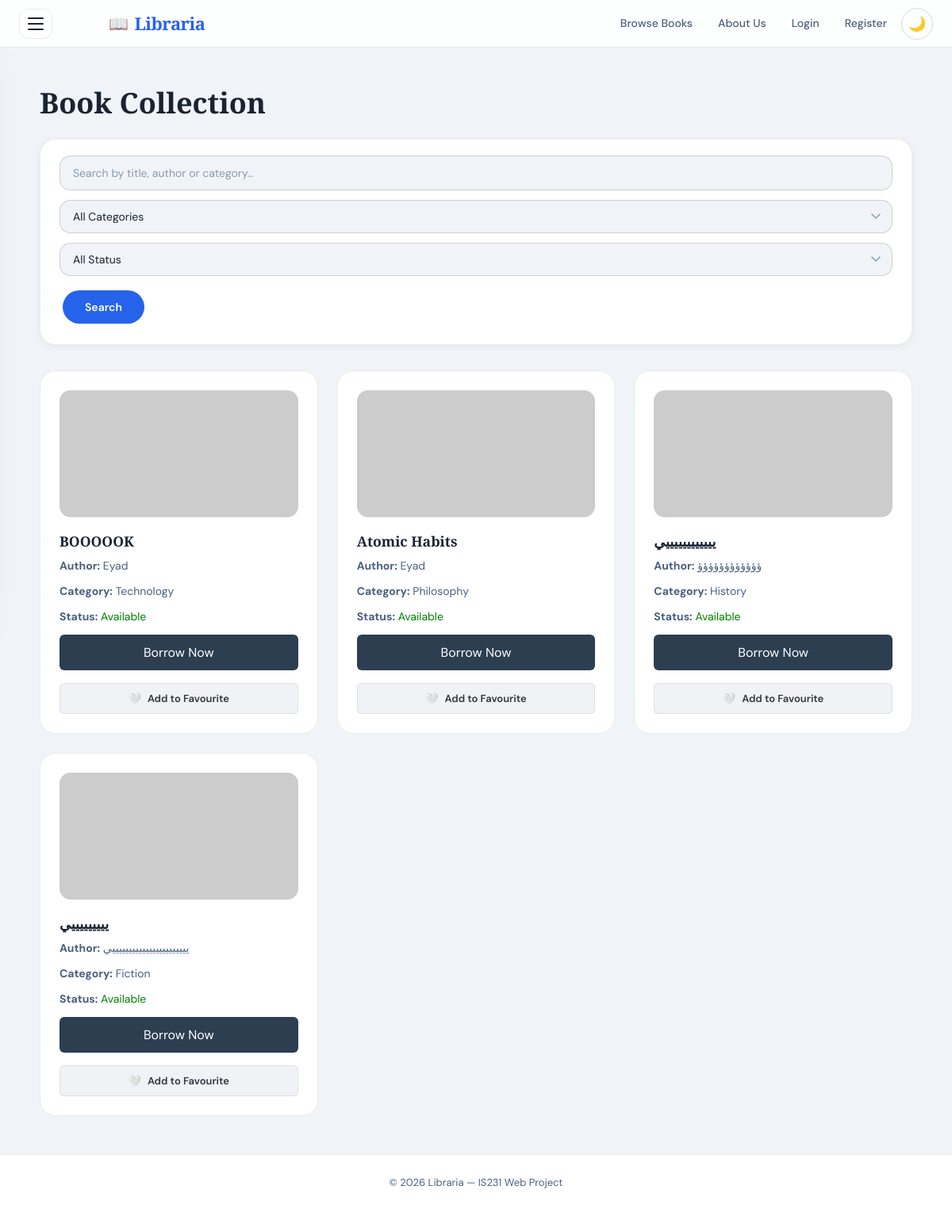
/books/, run on an earlier commit of the app's database.
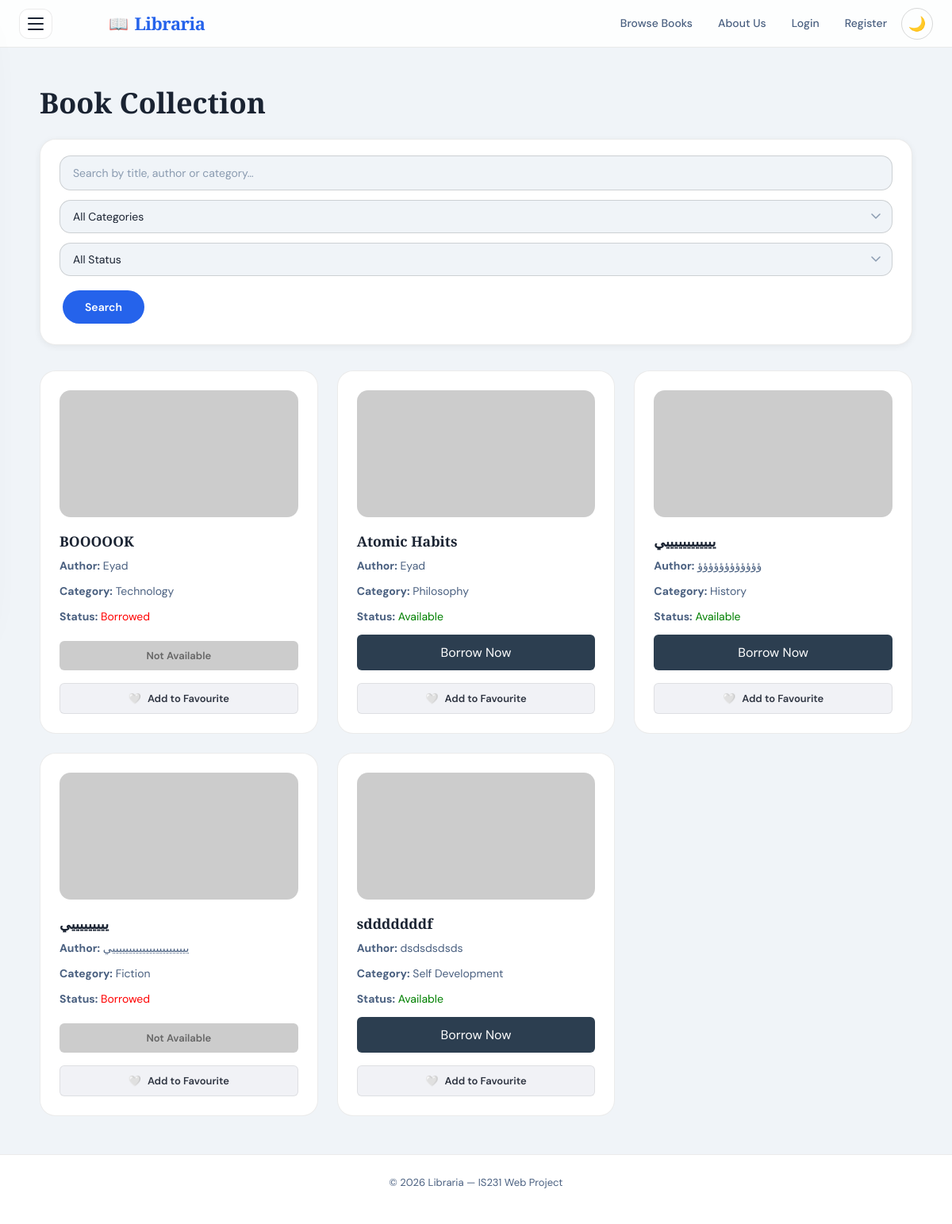
And on a later commit of the database.
### application/models.py (models this page shows, shortened)
class Book(models.Model):
    STATUS_CHOICES = [
        ('available', 'Available'),
        ('borrowed', 'Borrowed'),
    ]
    CATEGORY_CHOICES = [
        ('Fiction',          'Fiction'),
        ('Science',          'Science'),
        ('History',          'History'),
        ('Technology',       'Technology'),
        ('Philosophy',       'Philosophy'),
        ('Self Development', 'Self Development'),
    ]
    title = models.CharField(max_length=200)
    author = models.CharField(max_length=200)
    category = models.CharField(max_length=100, choices=CATEGORY_CHOICES, default='Fiction')
    status = models.CharField(max_length=20, choices=STATUS_CHOICES)
    image = models.URLField(blank=True, default='')
    year        = models.PositiveIntegerField(null=True, blank=True)
    pages       = models.PositiveIntegerField(null=True, blank=True)
    description = models.TextField(blank=True)
    created_at  = models.DateTimeField(auto_now_add=True)

### application/views.py (the view)
# urls.py: path('books/', views.books_page, name='books'),
def books_page(request):
    books = Book.objects.all()
    borrowed_ids = []
    favourite_ids = []
    if request.user.is_authenticated:
        borrowed_ids = BorrowRecord.objects.filter(user=request.user, is_returned=False).values_list('book_id', flat=True)
        favourite_ids = Favourite.objects.filter(user=request.user).values_list('book_id', flat=True)
    search = request.GET.get('search')
    category = request.GET.get('category')
    status = request.GET.get('status')
    if search:
        books = books.filter(title__icontains=search)
    if category:
        books = books.filter(category=category)
    if status:
        books = books.filter(status=status)
    return render(request, 'application/books.html', {
        "books": books,
        "borrowed_ids": borrowed_ids,
        "favourite_ids": favourite_ids
    })

### templates/application/books.html (shortened to what this page needs)
{% extends 'base.html' %} {% load static %} {% block content %}
<main>
  <div class="content" style="max-width: 1100px">
    <h1>Book Collection</h1>
    <div class="filters">
      <form
        method="GET"
        style="
          display: flex;
          flex-wrap: wrap;
          gap: 12px;
          align-items: flex-end;
          background: transparent;
          border: none;
          padding: 0;
          box-shadow: none;
          max-width: none;
        "
      >
        <input
          type="text"
          name="search"
          id="search-input"
          placeholder="Search by title, author or category…"
          style="flex: 1; min-width: 180px"
          value="{{ request.GET.search }}"
        />
        <select name="category" id="cat-filter">
          <option value="">All Categories</option>
        </select>
        <select name="status" id="status-filter">
          <option value="">All Status</option>
        </select>
        <button
          type="submit"
          id="search-btn"
          class="btn"
          style="width: auto; padding: 12px 28px"
        >
          Search
        </button>
      </form>
    </div>
    <div class="books-grid" id="books-grid">
      {% for book in books %}
      <div class="book-card" data-book-id="{{ book.id }}">
        <img
          src="{{ book.image|default:'https://placehold.co/200x300?text=No+Cover' }}"
          alt="{{ book.title }}"
          onerror="this.src='https://placehold.co/200x300?text=No+Cover'"
        />
        <h3>{{ book.title }}</h3>
        <p>
          <strong>Author:</strong>
          {{ book.author }}
        </p>
        <p>
          <strong>Category:</strong>
          {{ book.category }}
        </p>
        <p>
          <strong>Status:</strong>
          {% if book.status == "available" %}
          <span style="color: green"> Available </span>
          {% else %}
          <span style="color: red"> Borrowed </span>
          {% endif %}
        </p>
        <div style="margin-top: 10px; display: flex; flex-direction: column; gap: 8px;">
          {% if book.status == "available" %}
          <a
            href="{% url 'borrow_book' book.id %}"
            style="
              background-color: #2c3e50;
              color: white;
              padding: 10px;
              text-align: center;
              text-decoration: none;
              border-radius: 6px;
            "
          >
            Borrow Now
          </a>
          {% else %}
          <button
            type="button"
            disabled
            style="
              background-color: #ccc;
              color: #666;
              padding: 10px;
              border: none;
              border-radius: 6px;
            "
          >
            Not Available
          </button>
          {% endif %}
          <button type="button"
                  class="fav-btn {% if book.id in favourite_ids %}active{% endif %}"
                  data-book-id="{{ book.id }}"
                  style="padding: 10px; border-radius: 6px; border: 1.5px solid var(--border); font-weight: 600; cursor: pointer; transition: all 0.3s ease; display: flex; align-items: center; justify-content: center; gap: 8px;
                         {% if book.id in favourite_ids %} background-color: #ff4757; color: white; border-color: #ff4757; {% else %} background-color: #f1f2f6; color: #2f3542; {% endif %}">
            <span class="heart-icon">{% if book.id in favourite_ids %}❤️{% else %}🤍{% endif %}</span>
            <span class="btn-text">{% if book.id in favourite_ids %}In Favourites{% else %}Add to Favourite{% endif %}</span>
          </button>
        </div>
      </div>
      {% empty %}
      <p>No books found.</p>
      {% endfor %}
    </div>
  </div>
</main>
{% endblock content %}

What changed in the data, as far as the page shows it:
changed Book "BOOOOOK": status "Available Borrow Now" → "Borrowed Not Available"
changed Book "يييييييييي": status "Available Borrow Now" → "Borrowed Not Available"
added Book: title "sdddddddf", author "dsdsdsdsds", category "Self Development", status "Available", shows "Add to Favourite"
